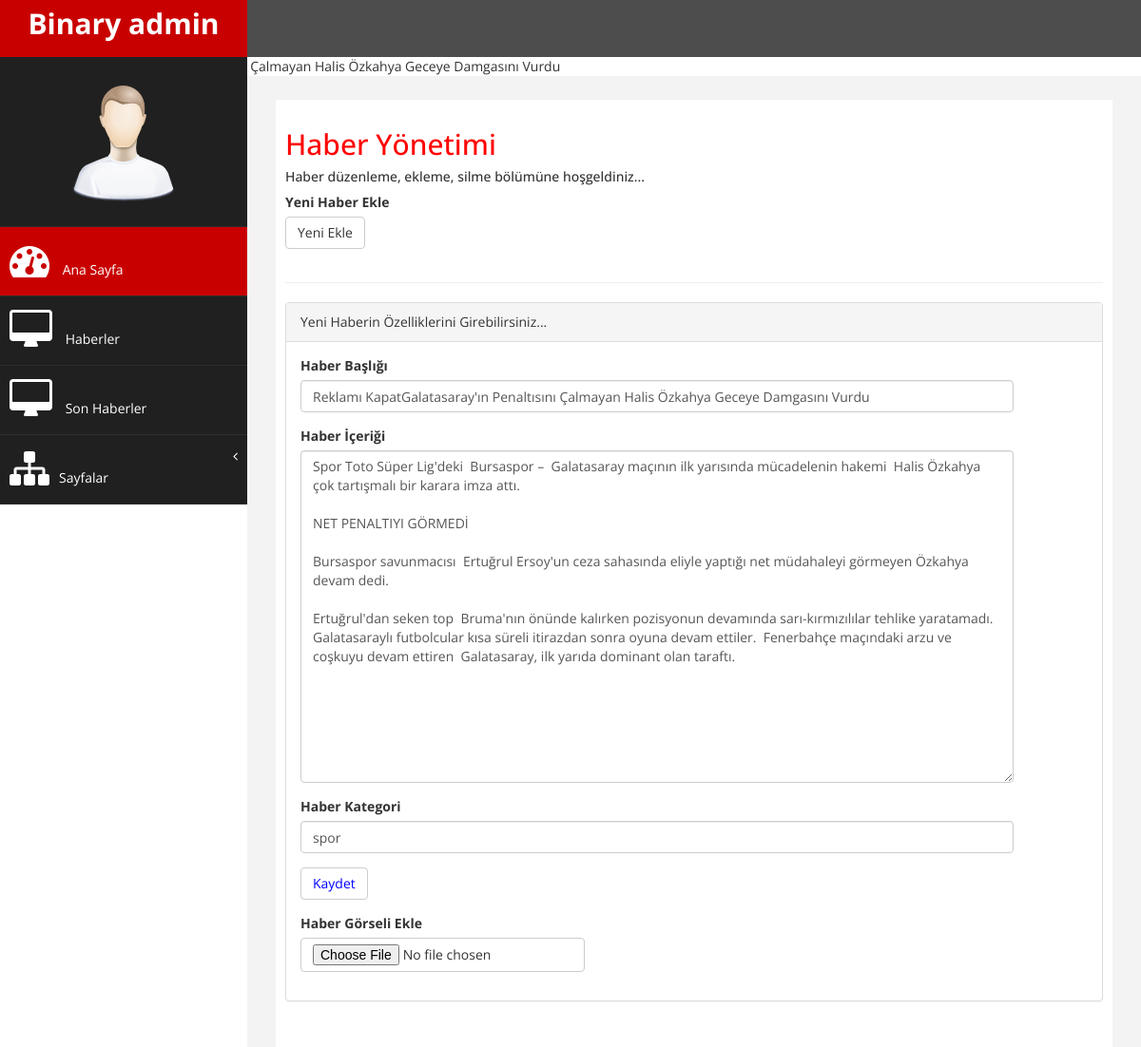
The page /habersitesi/admin/sliderHaberDuzenleForm.php?haber_id=8 on the database its author committed.
### tables this page shows
CREATE TABLE `slider` (
  `haber_id` int(11) NOT NULL,
  `haber_basligi` varchar(250) NOT NULL,
  `haber_icerigi` varchar(10000) NOT NULL,
  `haber_kategori` varchar(250) NOT NULL,
  `haber_resmi` varchar(500) NOT NULL
);

### habersitesi/admin/sliderHaberDuzenleForm.php (the view, shortened to what this page needs)
<?php include "header.php" ?>
<?php include "sidebar.php" ?>
<?php include 'baglan.php'; ?>
<?php
    mysqli_query($con, "SET NAMES UTF8");
    $id = $_GET["haber_id"];
    $haber = mysqli_fetch_array(mysqli_query($con, "SELECT * FROM slider WHERE haber_id = $id"));
    echo $haber["haber_basligi"];
?>
 <div id="page-wrapper" >
            <div id="page-inner">
                <div class="row">
                    <div class="col-md-12">
                     <h2>Haber Yönetimi</h2>
                        <h5>Haber düzenleme, ekleme, silme bölümüne hoşgeldiniz... </h5>
                       <div  class="form-group" >
                        <label>Yeni Haber Ekle</label><br>
                        <button type="button" onclick="location.href='yeniHaberEkle.php'" class="btn btn-default">Yeni Ekle</button>
                    </div>
                    </div>
                </div>
                 <hr />
               <div class="row">
                <div class="col-md-12">
                    <div class="panel panel-default">
                        <div class="panel-heading">
                           Yeni Haberin Özelliklerini Girebilirsiniz...
                        </div>
                        <div class="panel-body">
                            <div class="row">
                                <div class="col-md-6">
                                    <form action="sliderHaberDuzenleForm.php" role="form">
                                        <div  class="form-group">
                                            <label>Haber Başlığı</label>
                                            <input style="width: 750px" class="form-control" name="haberBasligi" value="<?php echo $haber['haber_basligi']; ?>" />
                                        </div>
                                         <div  class="form-group">
                                            <label>Haber İçeriği</label>
                                            <textarea style="height: 350px; width: 750px" name="haberIcerigi" class="form-control"><?php echo $haber['haber_icerigi']; ?></textarea>
                                        </div>
                                        <div  class="form-group">
                                            <label>Haber Kategori</label>
                                            <input style="width: 750px" class="form-control" name="haberKategori" value="<?php echo $haber['haber_kategori']; ?>"/>
                                        </div>
                                          <div  class="form-group" >
                                             <button style="color: blue" type="submit" name="save" class = "btn btn-default">Kaydet</button>
                                        </div>
                                        <div class="form-group" >
                                           <label>Haber Görseli Ekle</label>
                                           <input type="file" name=""  class = "btn btn-default" />
                                        </div>
                                    </form>
                             </div>
                        </div>
                    </div>
<?php include "footer.php" ?>

### habersitesi/admin/assets/css/custom.css (style rules this page uses)
body { font-family: 'Open Sans', sans-serif; }
#page-wrapper { padding: 15px 15px; min-height: 600px; background:#F3F3F3; }
#page-inner { width:100%; margin:10px 20px 10px 0px; background-color:#fff!important; padding:10px; min-height:1200px; }
h2 { color: #f00; }
@media (min-width:768px) { #page-wrapper { margin: 0 0 0 260px; padding: 15px 30px; min-height: 1200px; } }

### rows shown on the page
slider: haber_basligi "Reklamı Kapat Galatasaray'ın Penaltısını Çalmayan Halis Özkahya Geceye Damgasını Vurdu", haberBasligi "Reklamı KapatGalatasaray'ın Penaltısını Çalmayan Halis Özkahya Geceye Damgasını Vurdu", haberIcerigi "Spor Toto Süper Lig'deki Bursaspor – Galatasaray maçının ilk yarısında mücadelenin hakemi Halis Özkahya çok tartışmalı bir karara imza attı. NET PENALTIYI GÖRMEDİ Bursaspor savunmacısı Ertuğrul Ersoy'un ceza sahasında eliyle yaptığı net müdahaleyi görmeyen Özkahya devam dedi. Ertuğrul'dan seken top Bruma'nın önünde kalırken pozisyonun devamında sarı-kırmızılılar tehlike yaratamadı. Galatasaraylı futbolcular kısa süreli itirazdan sonra oyuna devam ettiler. Fenerbahçe maçındaki arzu ve coşkuyu devam ettiren Galatasaray, ilk yarıda dominant olan taraftı.", haberKategori "spor"
